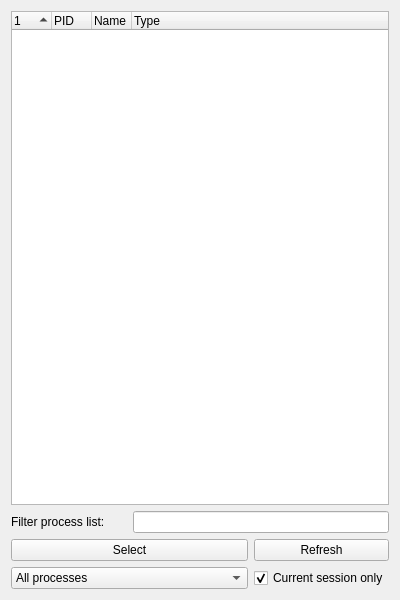
<?xml version="1.0" encoding="UTF-8"?>
<ui version="4.0">
 <class>frm_proc</class>
 <widget class="QWidget" name="frm_proc">
  <property name="geometry">
   <rect>
    <x>0</x>
    <y>0</y>
    <width>400</width>
    <height>600</height>
   </rect>
  </property>
  <property name="windowTitle">
   <string>Select a process</string>
  </property>
  <property name="windowIcon">
   <iconset>
    <normaloff>:/GuiMain/EAC Icon.ico</normaloff>:/GuiMain/EAC Icon.ico</iconset>
  </property>
  <layout class="QGridLayout" name="gridLayout">
   <item row="0" column="0">
    <layout class="QGridLayout" name="grid_proc">
     <item row="1" column="0">
      <widget class="QLabel" name="lbl_filter">
       <property name="text">
        <string>Filter process list:</string>
       </property>
       <property name="buddy">
        <cstring>txt_filter</cstring>
       </property>
      </widget>
     </item>
     <item row="3" column="2">
      <widget class="QCheckBox" name="cb_session">
       <property name="text">
        <string>Current session only</string>
       </property>
       <property name="checked">
        <bool>true</bool>
       </property>
      </widget>
     </item>
     <item row="2" column="0" colspan="2">
      <widget class="QPushButton" name="btn_select">
       <property name="text">
        <string>Select</string>
       </property>
      </widget>
     </item>
     <item row="2" column="2">
      <widget class="QPushButton" name="btn_refresh">
       <property name="text">
        <string>Refresh</string>
       </property>
      </widget>
     </item>
     <item row="0" column="0" colspan="3">
      <widget class="QTreeWidget" name="tree_process">
       <property name="sizePolicy">
        <sizepolicy hsizetype="Preferred" vsizetype="Expanding">
         <horstretch>0</horstretch>
         <verstretch>0</verstretch>
        </sizepolicy>
       </property>
       <property name="minimumSize">
        <size>
         <width>370</width>
         <height>0</height>
        </size>
       </property>
       <property name="sortingEnabled">
        <bool>true</bool>
       </property>
       <attribute name="headerMinimumSectionSize">
        <number>40</number>
       </attribute>
       <attribute name="headerDefaultSectionSize">
        <number>40</number>
       </attribute>
       <attribute name="headerStretchLastSection">
        <bool>true</bool>
       </attribute>
       <column>
        <property name="text">
         <string/>
        </property>
       </column>
       <column>
        <property name="text">
         <string>PID</string>
        </property>
       </column>
       <column>
        <property name="text">
         <string>Name</string>
        </property>
       </column>
       <column>
        <property name="text">
         <string>Type</string>
        </property>
       </column>
      </widget>
     </item>
     <item row="3" column="0" colspan="2">
      <widget class="QComboBox" name="cmb_arch">
       <item>
        <property name="text">
         <string>All processes</string>
        </property>
       </item>
       <item>
        <property name="text">
         <string>x64 processes only</string>
        </property>
       </item>
       <item>
        <property name="text">
         <string>x86 processes only</string>
        </property>
       </item>
      </widget>
     </item>
     <item row="1" column="1" colspan="2">
      <widget class="QLineEdit" name="txt_filter"/>
     </item>
    </layout>
   </item>
  </layout>
 </widget>
 <resources>
  <include location="GuiMain.qrc"/>
 </resources>
 <connections/>
</ui>
